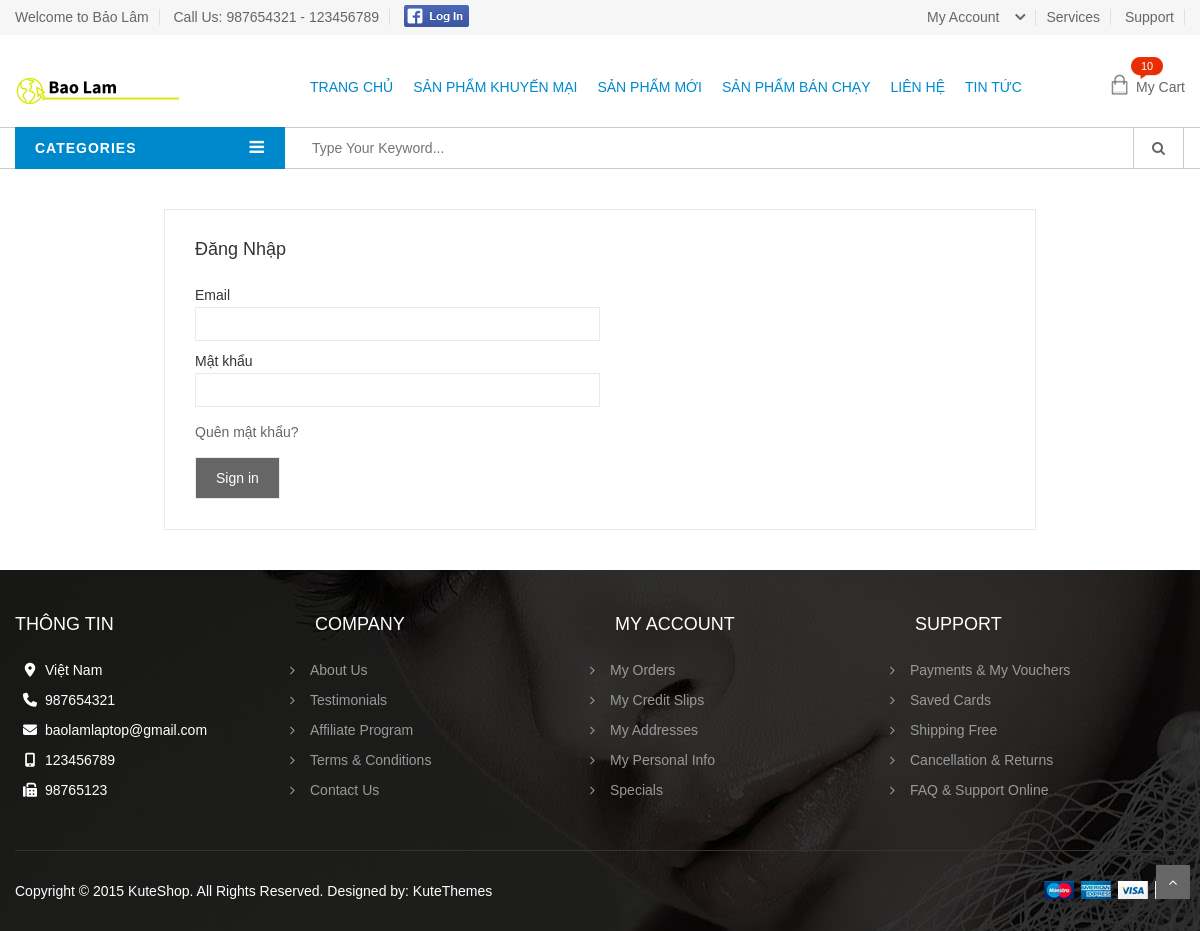
Screenshot of /User/index.php?page=Login with the database file from the repository.
### tables this page shows
CREATE TABLE `config` (
  `ConfiID` varchar(10) NOT NULL,
  `Logo` varchar(255) NOT NULL,
  `NameOfCompany` varchar(255) NOT NULL,
  `Email` varchar(255) NOT NULL,
  `Address` varchar(255) NOT NULL,
  `Phone_1` int(11) NOT NULL,
  `Phone_2` int(11) NOT NULL,
  `FaxNumber` int(25) NOT NULL,
  `Description` text NOT NULL
);

### User/index.php (the view, shortened to what the rows shown need)
<?php
    include_once '../connect.php';
    $sqlGetConfig = "SELECT * FROM config";
    $condfig = mysqli_query($conn, $sqlGetConfig);
    $rowCon = mysqli_fetch_assoc($condfig);
?>
<!DOCTYPE html>
<html>
<head>
    <link rel="stylesheet" href="https://ajax.googleapis.com/ajax/libs/jqueryui/1.12.1/themes/smoothness/jquery-ui.css">
    <link rel="stylesheet" type="text/css" href="assets/lib/bootstrap/css/bootstrap.min.css" />
    <link rel="stylesheet" type="text/css" href="assets/lib/font-awesome/css/font-awesome.min.css" />
    <link rel="stylesheet" type="text/css" href="assets/lib/select2/css/select2.min.css" />
    <link rel="stylesheet" type="text/css" href="assets/lib/jquery.bxslider/jquery.bxslider.css" />
    <link rel="stylesheet" type="text/css" href="assets/lib/owl.carousel/owl.carousel.css" />
    <link rel="stylesheet" type="text/css" href="assets/lib/jquery-ui/jquery-ui.css" />
    <link rel="stylesheet" type="text/css" href="assets/css/animate.css" />
    <link rel="stylesheet" type="text/css" href="assets/css/reset.css" />
    <link rel="stylesheet" type="text/css" href="assets/css/style.css" />
    <link rel="stylesheet" type="text/css" href="assets/css/responsive.css" />
    <link rel="stylesheet" type="text/css" href="assets/css/option4.css" />
</head>
<body class="home option4">
<div id="header" class="header">
    <div class="top-header">
        <div class="container">
            <div class="nav-top-links">
                <a class="first-item" href="#">Welcome to <?php echo $rowCon['NameOfCompany']; ?></a>
                <a href="#">Call Us: <?php echo $rowCon['Phone_1']; ?> - <?php echo $rowCon['Phone_2']; ?></a>
            </div>
        </div>
    </div>
    <div id="main-header">
        <div class="container main-header">
            <div class="row">
                <div class="col-xs-12 col-sm-3 logo" style="margin-top: 20px;">
                    <a href="index.php"><img alt="Kute Shop" src="../Admin<?php echo $rowCon['Logo']; ?>" /></a>
                </div>
            </div>
        </div>
    </div>
<footer id="footer2">
     <div class="footer-paralax">
         <div class="footer-row">
             <div class="container">
                 <div class="row">
                     <div class="col-sm-3">
                         <div class="widget-container">
                             <div class="widget-body">
                                 <ul>
                                     <li><span style="display: inline-flex; justify-content: center; align-items: center; width: 30px; margin-top: 8px;"><i class="fas fa-map-marker-alt"></i></span><?php echo $rowCon['Address'] ?></li>
                                     <li><span style="display: inline-flex; justify-content: center; align-items: center; width: 30px; margin-top: 8px;"><i class="fas fa-phone"></span></i><?php echo $rowCon['Phone_1'] ?></li>
                                     <li><span style="display: inline-flex; justify-content: center; align-items: center; width: 30px; margin-top: 8px;"><i class="fas fa-envelope"></span></i><?php echo $rowCon['Email'] ?></li>
                                     <li><span style="display: inline-flex; justify-content: center; align-items: center; width: 30px; margin-top: 8px;"><i class="fas fa-mobile-alt"></span></i><?php echo $rowCon['Phone_2'] ?></li>
                                     <li><span style="display: inline-flex; justify-content: center; align-items: center; width: 30px; margin-top: 8px;"><i class="fas fa-fax"></span></i><?php echo $rowCon['FaxNumber'] ?></li>
                                 </ul>
                             </div>
                         </div>
                     </div>
                 </div>
             </div>
         </div>
     </div>
</footer>
</body>
</html>

### rows the page displays
config: NameOfCompany "Bảo Lâm", Phone_1 "987654321", Phone_2 "123456789", Logo (picture), Address "Việt Nam", Email "baolamlaptop@gmail.com", FaxNumber "98765123"
